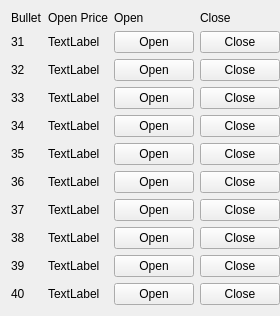
   <widget class="QWidget" name="gridLayoutWidget_4">
    <property name="geometry">
     <rect>
      <x>800</x>
      <y>240</y>
      <width>248</width>
      <height>311</height>
     </rect>
    </property>
    <layout class="QGridLayout" name="gridLayout_4">
     <property name="rightMargin">
      <number>0</number>
     </property>
     <item row="1" column="2">
      <widget class="QPushButton" name="pushButton_63">
       <property name="text">
        <string>Open</string>
       </property>
      </widget>
     </item>
     <item row="0" column="2">
      <widget class="QLabel" name="label_81">
       <property name="text">
        <string>Open</string>
       </property>
      </widget>
     </item>
     <item row="1" column="3">
      <widget class="QPushButton" name="pushButton_64">
       <property name="text">
        <string>Close</string>
       </property>
      </widget>
     </item>
     <item row="9" column="0">
      <widget class="QLabel" name="label_82">
       <property name="text">
        <string>39</string>
       </property>
      </widget>
     </item>
     <item row="10" column="0">
      <widget class="QLabel" name="label_83">
       <property name="text">
        <string>40</string>
       </property>
      </widget>
     </item>
     <item row="5" column="3">
      <widget class="QPushButton" name="pushButton_65">
       <property name="text">
        <string>Close</string>
       </property>
      </widget>
     </item>
     <item row="2" column="3">
      <widget class="QPushButton" name="pushButton_66">
       <property name="text">
        <string>Close</string>
       </property>
      </widget>
     </item>
     <item row="9" column="3">
      <widget class="QPushButton" name="pushButton_67">
       <property name="text">
        <string>Close</string>
       </property>
      </widget>
     </item>
     <item row="1" column="0">
      <widget class="QLabel" name="label_84">
       <property name="text">
        <string>31</string>
       </property>
      </widget>
     </item>
     <item row="3" column="0">
      <widget class="QLabel" name="label_85">
       <property name="text">
        <string>33</string>
       </property>
      </widget>
     </item>
     <item row="2" column="0">
      <widget class="QLabel" name="label_86">
       <property name="text">
        <string>32</string>
       </property>
      </widget>
     </item>
     <item row="4" column="0">
      <widget class="QLabel" name="label_87">
       <property name="text">
        <string>34</string>
       </property>
      </widget>
     </item>
     <item row="0" column="0">
      <widget class="QLabel" name="label_88">
       <property name="text">
        <string>Bullet</string>
       </property>
      </widget>
     </item>
     <item row="8" column="1">
      <widget class="QLabel" name="label_89">
       <property name="text">
        <string>TextLabel</string>
       </property>
      </widget>
     </item>
     <item row="6" column="3">
      <widget class="QPushButton" name="pushButton_68">
       <property name="text">
        <string>Close</string>
       </property>
      </widget>
     </item>
     <item row="8" column="3">
      <widget class="QPushButton" name="pushButton_69">
       <property name="text">
        <string>Close</string>
       </property>
      </widget>
     </item>
     <item row="9" column="1">
      <widget class="QLabel" name="label_90">
       <property name="text">
        <string>TextLabel</string>
       </property>
      </widget>
     </item>
     <item row="3" column="2">
      <widget class="QPushButton" name="pushButton_70">
       <property name="text">
        <string>Open</string>
       </property>
      </widget>
     </item>
     <item row="0" column="3">
      <widget class="QLabel" name="label_91">
       <property name="text">
        <string>Close</string>
       </property>
      </widget>
     </item>
     <item row="2" column="2">
      <widget class="QPushButton" name="pushButton_71">
       <property name="text">
        <string>Open</string>
       </property>
      </widget>
     </item>
     <item row="8" column="0">
      <widget class="QLabel" name="label_92">
       <property name="text">
        <string>38</string>
       </property>
      </widget>
     </item>
     <item row="7" column="0">
      <widget class="QLabel" name="label_93">
       <property name="text">
        <string>37</string>
       </property>
      </widget>
     </item>
     <item row="6" column="0">
      <widget class="QLabel" name="label_94">
       <property name="text">
        <string>36</string>
       </property>
      </widget>
     </item>
     <item row="5" column="0">
      <widget class="QLabel" name="label_95">
       <property name="text">
        <string>35</string>
       </property>
      </widget>
     </item>
     <item row="6" column="1">
      <widget class="QLabel" name="label_96">
       <property name="text">
        <string>TextLabel</string>
       </property>
      </widget>
     </item>
     <item row="7" column="1">
      <widget class="QLabel" name="label_97">
       <property name="text">
        <string>TextLabel</string>
       </property>
      </widget>
     </item>
     <item row="4" column="3">
      <widget class="QPushButton" name="pushButton_72">
       <property name="text">
        <string>Close</string>
       </property>
      </widget>
     </item>
     <item row="5" column="2">
      <widget class="QPushButton" name="pushButton_73">
       <property name="text">
        <string>Open</string>
       </property>
      </widget>
     </item>
     <item row="7" column="2">
      <widget class="QPushButton" name="pushButton_74">
       <property name="text">
        <string>Open</string>
       </property>
      </widget>
     </item>
     <item row="6" column="2">
      <widget class="QPushButton" name="pushButton_75">
       <property name="text">
        <string>Open</string>
       </property>
      </widget>
     </item>
     <item row="4" column="2">
      <widget class="QPushButton" name="pushButton_76">
       <property name="text">
        <string>Open</string>
       </property>
      </widget>
     </item>
     <item row="9" column="2">
      <widget class="QPushButton" name="pushButton_77">
       <property name="text">
        <string>Open</string>
       </property>
      </widget>
     </item>
     <item row="8" column="2">
      <widget class="QPushButton" name="pushButton_78">
       <property name="text">
        <string>Open</string>
       </property>
      </widget>
     </item>
     <item row="10" column="2">
      <widget class="QPushButton" name="pushButton_79">
       <property name="text">
        <string>Open</string>
       </property>
      </widget>
     </item>
     <item row="0" column="1">
      <widget class="QLabel" name="label_98">
       <property name="text">
        <string>Open Price</string>
       </property>
      </widget>
     </item>
     <item row="3" column="3">
      <widget class="QPushButton" name="pushButton_80">
       <property name="text">
        <string>Close</string>
       </property>
      </widget>
     </item>
     <item row="7" column="3">
      <widget class="QPushButton" name="pushButton_81">
       <property name="text">
        <string>Close</string>
       </property>
      </widget>
     </item>
     <item row="10" column="3">
      <widget class="QPushButton" name="pushButton_82">
       <property name="text">
        <string>Close</string>
       </property>
      </widget>
     </item>
     <item row="1" column="1">
      <widget class="QLabel" name="label_99">
       <property name="text">
        <string>TextLabel</string>
       </property>
      </widget>
     </item>
     <item row="2" column="1">
      <widget class="QLabel" name="label_100">
       <property name="text">
        <string>TextLabel</string>
       </property>
      </widget>
     </item>
     <item row="3" column="1">
      <widget class="QLabel" name="label_101">
       <property name="text">
        <string>TextLabel</string>
       </property>
      </widget>
     </item>
     <item row="4" column="1">
      <widget class="QLabel" name="label_102">
       <property name="text">
        <string>TextLabel</string>
       </property>
      </widget>
     </item>
     <item row="5" column="1">
      <widget class="QLabel" name="label_103">
       <property name="text">
        <string>TextLabel</string>
       </property>
      </widget>
     </item>
     <item row="10" column="1">
      <widget class="QLabel" name="label_104">
       <property name="text">
        <string>TextLabel</string>
       </property>
      </widget>
     </item>
    </layout>
   </widget>
